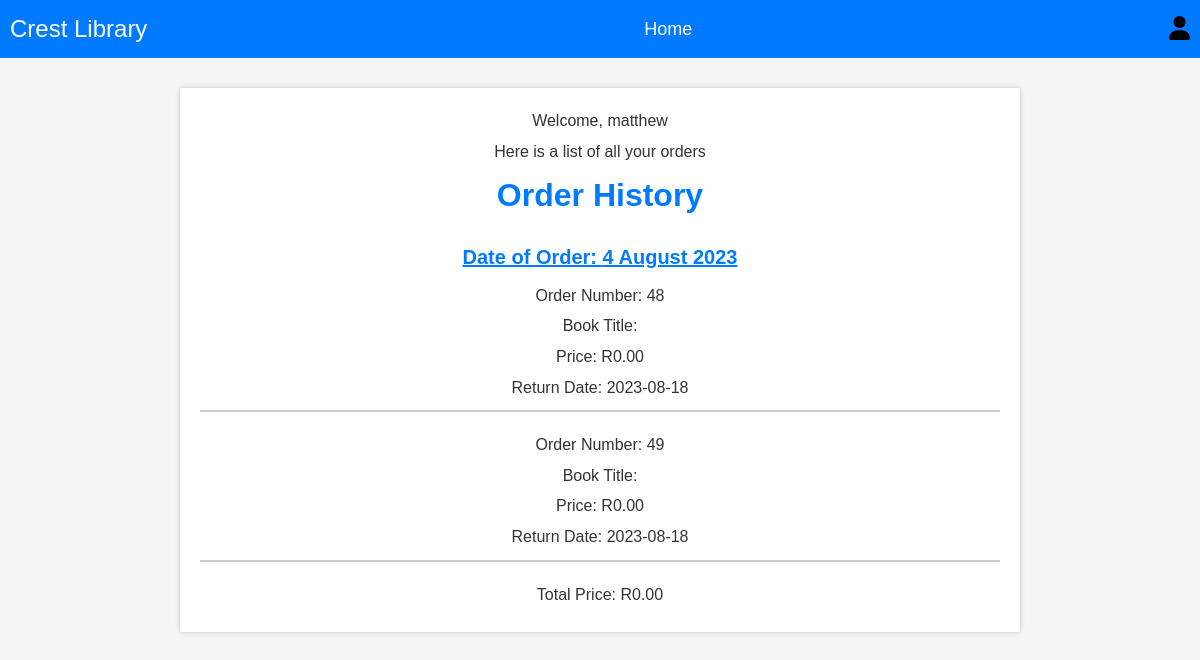
The page /pages/history.php (signed in) on the database its author committed.
### tables this page shows
CREATE TABLE `rentals` (
  `order_number` int(11) NOT NULL,
  `order_date` datetime DEFAULT NULL,
  `user_id` int(11) NOT NULL,
  `book_id` int(11) NOT NULL,
  `price` decimal(10,2) NOT NULL,
  `end_date` date DEFAULT NULL
);

### pages/history.php (the view, shortened to what this page needs)
<?php
$connection = mysqli_connect('localhost', 'Mathew', 'mysql@123', 'crestlibrary');
$userID = $_SESSION['user_id'];
$query_orders = "SELECT * FROM rentals WHERE user_id = $userID ORDER BY order_date DESC";
$result_orders = mysqli_query($connection, $query_orders);
?>
<!DOCTYPE html>
<html lang="en">
<head>
    <link rel="stylesheet" type="text/css" href="../styling/css/history.css">
    <link rel="stylesheet" href="https://cdnjs.cloudflare.com/ajax/libs/font-awesome/6.0.0-beta3/css/all.min.css">
</head>
<body>
    <nav class="navbar">
        <div class="logo">
            <a href="#">Crest Library</a>
        </div>
        <ul class="nav-links">
            <li><a href="home.php">Home</a></li>
        </ul>
        <div class="user-dropdown">
            <i class="fas fa-user"></i>
        </div>
    </nav>
    <div class="container">
        <p>Welcome, <?php echo $_SESSION['username']; ?></p>
        <p>Here is a list of all your orders</p>
        <h1>Order History</h1>
        <?php
        if (!empty($_SESSION['rentals'])) {
            $currentDate = null;
            $totalPrice = 0;
            foreach ($_SESSION['rentals'] as $order_row) {
                $orderDate = date('j F Y', strtotime($order_row['order_date']));
                if ($currentDate !== $orderDate) {
                    $currentDate = $orderDate;
                    $totalPrice = 0;
                    echo "<h2>Date of Order: $orderDate</h2>";
                }
                $bookID = $order_row['book_id'];
                $bookInfo = $_SESSION['all_books'][$bookID];
                $bookTitle = $bookInfo['book_title'];
                $bookPrice = $bookInfo['price'];
                $totalPrice += $bookPrice;
                echo "<p>Order Number: " . $order_row['order_number'] . "</p>";
                echo "<p>Book Title: $bookTitle</p>";
                echo "<p>Price: R" . number_format($bookPrice, 2) . "</p>";
                echo "<p>Return Date: " . $order_row['end_date'] . "</p>";
                echo "<hr>";
            }
            echo "<p>Total Price: R" . number_format($totalPrice, 2) . "</p>";
        } else {
            echo "<p>No order history available.</p>";
        }
        ?>
    </div>
</body>
</html>

### styling/css/history.css (style rules this page uses)
body, h1, p, ul, li, button { margin: 0; padding: 0; box-sizing: border-box; }
body { font-family: Arial, sans-serif; line-height: 1.6; background-color: #f5f5f5; }
.navbar { display: flex; justify-content: space-between; align-items: center; background-color: #007bff; padding: 10px; }
.logo a { color: #fff; font-size: 24px; text-decoration: none; }
.nav-links { list-style: none; display: flex; }
.nav-links li { margin-left: 20px; }
.nav-links a { color: #fff; text-decoration: none; font-size: 18px; }
.user-dropdown { font-size: 24px; position: relative; cursor: pointer; }
.container { text-align: center; margin-top: 20px; background-color: #ffffff; box-shadow: 0 0 5px rgba(0, 0, 0, 0.2); padding: 20px; max-width: 800px; margin: 30px auto; }
h1 { margin-bottom: 20px; color: #007bff; }
h2 { font-size: 20px; margin-top: 20px; margin-bottom: 10px; color: #007bff; text-decoration: underline; }
p { font-size: 16px; margin-bottom: 5px; color: #333; }
hr { border: 1px solid #ccc; margin-top: 10px; margin-bottom: 20px; }

### rows shown on the page
rentals: order_date "4 August 2023", order_number "48", bookPrice "0.00", end_date "2023-08-18"
rentals: order_number "49", bookPrice "0.00", end_date "2023-08-18"

### other values the page prints
$_SESSION['username'] "matthew"
$totalPrice "0.00"
